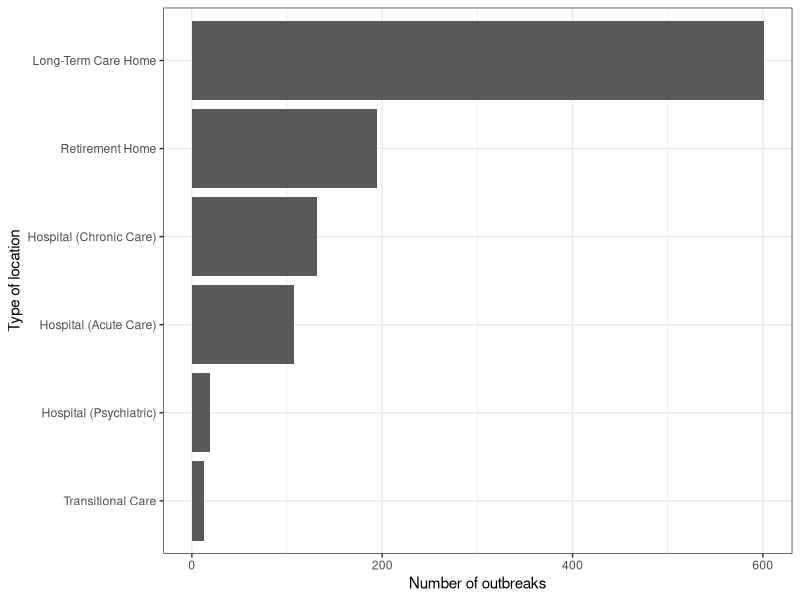
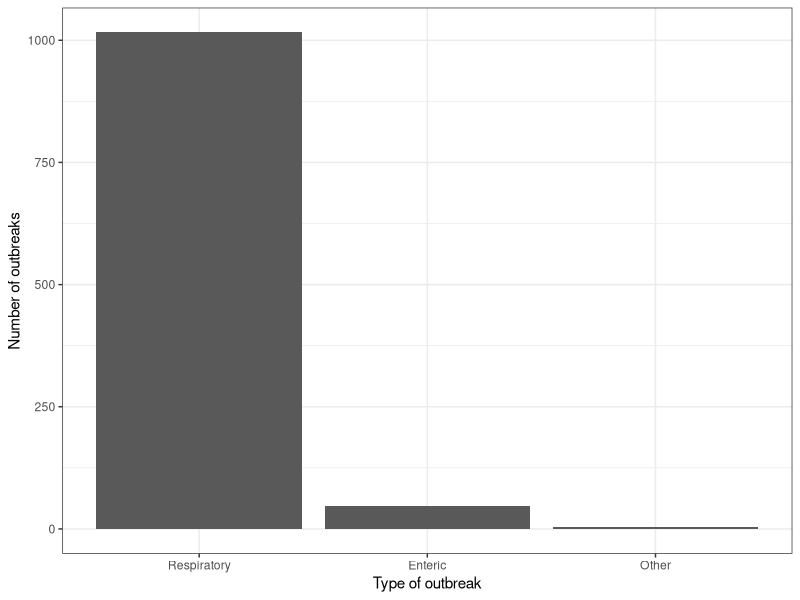
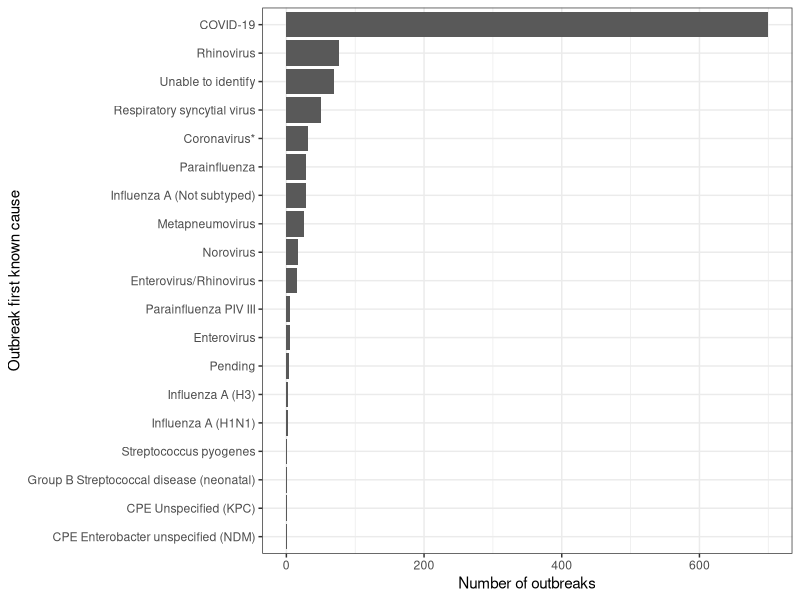

Write the R code that produced these figures, in order.
## ---- chunk 1
#| echo: false
#| warning: false
#### Loading Packages ####

# install.packages("tidyverse")
# install.packages("here")
# install.packages("knitr")
library(tidyverse)
library(here)
library(knitr)
## ---- chunk 2
#| echo: false
#| warning: false
#| message: false

#### Loading the Cleaned Dataset ####

outbreak_cleaned_data <- read_csv(here::here("outputs/data/cleaned_data.csv"))
## ---- chunk 3
#| echo: false
#| warning: false
#| label: tbl-outbreaks-by-location-type
#| tbl-cap: "Outbreaks by type of healthcare location in Toronto in 2023"

#### First Table ####

# This code is based on knowledge from Alexander (2023).

outbreak_cleaned_data |>
  count(`Type of Location`) |>
  rename(`Type of location` = `Type of Location`,
         `Number of outbreaks` = n) |>
  mutate(`Proportion of total outbreaks` =
           round(`Number of outbreaks` / nrow(outbreak_cleaned_data), 2)) |>
  arrange(desc(`Number of outbreaks`)) |>
  kable()
## ---- chunk 4
#| echo: false
#| warning: false
#| label: fig-outbreaks-by-location-type
#| fig-cap: "Number of outbreaks by type of healthcare location in Toronto in 2023"

#### First Graph ####

# This code is based on knowledge from Alexander (2023).

outbreak_cleaned_data |>
  count(`Type of Location`) |>
  # The reorder function used for sorting the columns in descending order was obtained
  # from Stack Overflow:
  # https://stackoverflow.com/questions/25664007/reorder-bars-in-geom-bar-ggplot2-by-value
  ggplot(mapping = aes(x = reorder(`Type of Location`, n), y = n)) +
  geom_col() +
  theme_bw() +
  labs(x = "Type of location", y = "Number of outbreaks") +
  coord_flip()
## ---- chunk 5
#| echo: false
#| warning: false
#| label: tbl-outbreaks-by-outbreak-type
#| tbl-cap: "Outbreaks by type of outbreak for Toronto healthcare locations in 2023"

#### Second Table ####

# This code is based on knowledge from Alexander (2023).

outbreak_cleaned_data |>
  count(`Type of Outbreak`) |>
  rename(`Type of outbreak` = `Type of Outbreak`,
         `Number of outbreaks` = n) |>
  mutate(`Proportion of total outbreaks` =
           round(`Number of outbreaks` / nrow(outbreak_cleaned_data), 2)) |>
  arrange(desc(`Number of outbreaks`)) |>
  kable()
## ---- chunk 6
#| echo: false
#| warning: false
#| label: fig-outbreaks-by-outbreak-type
#| fig-cap: "Number of outbreaks by type of outbreak for Toronto healthcare locations in 2023"

#### Second Graph ####

# This code is based on knowledge from Alexander (2023).

outbreak_cleaned_data |>
  count(`Type of Outbreak`) |>
  # The reorder function used for sorting the columns in descending order was obtained
  # from Stack Overflow:
  # https://stackoverflow.com/questions/25664007/reorder-bars-in-geom-bar-ggplot2-by-value
  ggplot(mapping = aes(x = reorder(`Type of Outbreak`, -n), y = n)) +
  geom_col() +
  theme_bw() +
  labs(x = "Type of outbreak", y = "Number of outbreaks")
## ---- chunk 7
#| echo: false
#| warning: false
#| label: tbl-outbreaks-by-first-known-cause
#| tbl-cap: "Outbreaks by first known cause for Toronto healthcare locations in 2023"

#### Third Table ####

# This code is based on knowledge from Alexander (2023).

outbreak_cleaned_data |>
  count(`Outbreak First Known Cause`) |>
  rename(`Outbreak first known cause` = `Outbreak First Known Cause`,
         `Number of outbreaks` = n) |>
  mutate(`Proportion of total outbreaks` =
           round(`Number of outbreaks` / nrow(outbreak_cleaned_data), 2)) |>
  arrange(desc(`Number of outbreaks`)) |>
  kable()
## ---- chunk 8
#| echo: false
#| warning: false
#| label: fig-outbreaks-by-first-known-cause
#| fig-cap: "Number of outbreaks by first known cause for Toronto healthcare locations in 2023"

#### Third Graph ####

# This code is based on knowledge from Alexander (2023).

outbreak_cleaned_data |>
  count(`Outbreak First Known Cause`) |>
  # The reorder function used for sorting the columns in descending order was obtained
  # from Stack Overflow:
  # https://stackoverflow.com/questions/25664007/reorder-bars-in-geom-bar-ggplot2-by-value
  ggplot(mapping = aes(x = reorder(`Outbreak First Known Cause`, n), y = n)) +
  geom_col() +
  theme_bw() +
  labs(x = "Outbreak first known cause", y = "Number of outbreaks") +
  coord_flip()
